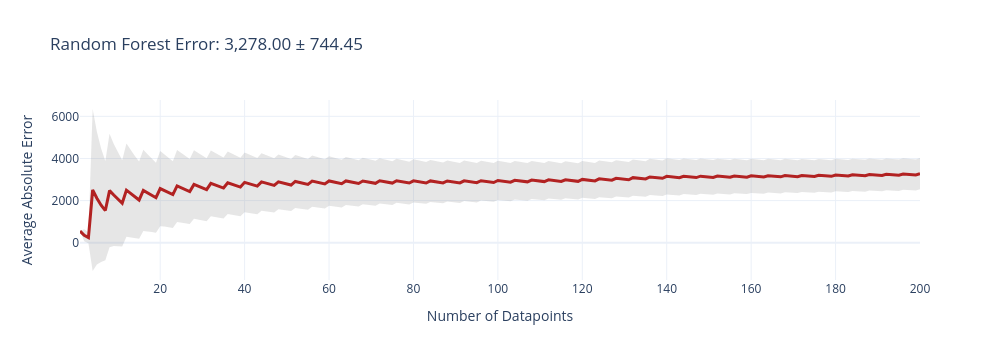
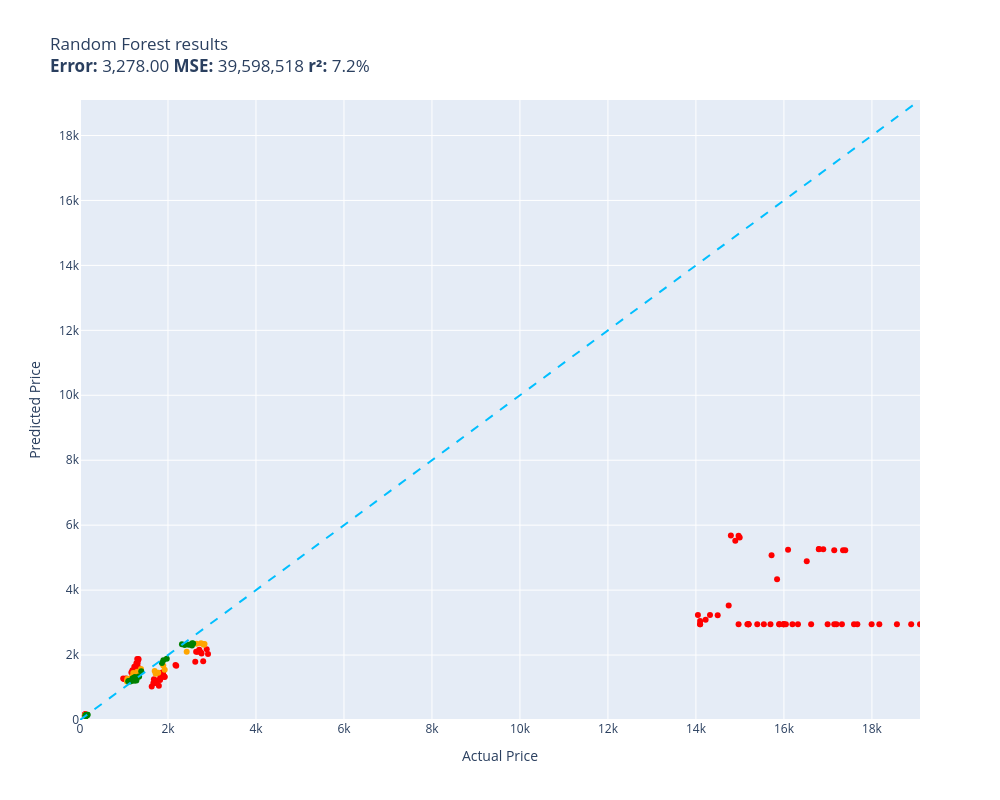

Notebook source saved alongside these figures, in order:
### Code cell
evaluate(random_forest, test)

### Figure 1 — Plotly figure (JSON) as saved in the notebook; plotly's stock layout.template omitted (floating-point values rounded to 4 significant figures; data arrays with more than 128 entries replaced by an {"elided": "..."} marker saying what was removed)
{"data": [{"fill": "toself", "fillcolor": "rgba(128,128,128,0.2)", "hoverinfo": "skip", "line": {"color": "rgba(255,255,255,0)"}, "name": "95% CI", "showlegend": false, "type": "scatter", "x": {"elided": "400 int values"}, "y": {"elided": "400 float values"}}, {"customdata": {"elided": "200x1 float values"}, "hovertemplate": "n=%{x}<br>Avg Error=%{y:,.2f}<br>±95% CI=%{customdata[0]:,.2f}<extra></extra>", "line": {"color": "firebrick", "width": 3}, "mode": "lines", "name": "Cumulative Avg Error", "type": "scatter", "x": {"elided": "200 int values"}, "y": {"elided": "200 float values"}}], "layout": {"height": 360, "showlegend": false, "title": {"text": "Random Forest Error: 3,278.00 ± 744.45"}, "width": 1000, "xaxis": {"title": {"text": "Number of Datapoints"}}, "yaxis": {"title": {"text": "Average Absolute Error"}}}}

### Figure 2 — Plotly figure (JSON) as saved in the notebook; plotly's stock layout.template omitted (floating-point values rounded to 4 significant figures)
{"data": [{"customdata": [["PTRO.JK\nGuess=1,143.13 Actual=1,700.00"], ["PANI.JK\nGuess=5,677.67 Actual=14,969.53"], ["PTRO.JK\nGuess=1,136.46 Actual=1,690.00"], ["PANI.JK\nGuess=5,684.12 Actual=14,794.59"], ["PTRO.JK\nGuess=1,029.00 Actual=1,630.00"], ["PANI.JK\nGuess=5,616.72 Actual=14,994.52"], ["PTRO.JK\nGuess=1,253.46 Actual=1,680.00"], ["PANI.JK\nGuess=5,521.64 Actual=14,894.56"], ["PTRO.JK\nGuess=1,136.00 Actual=1,667.50"], ["ADMR.JK\nGuess=1,604.52 Actual=1,334.36"], ["PANI.JK\nGuess=5,243.04 Actual=16,094.12"], ["PTRO.JK\nGuess=1,228.06 Actual=1,820.00"], ["ADMR.JK\nGuess=1,857.95 Actual=1,324.83"], ["PANI.JK\nGuess=5,228.40 Actual=17,343.66"], ["PTRO.JK\nGuess=1,051.68 Actual=1,792.50"], ["PANI.JK\nGuess=5,227.91 Actual=17,143.73"], ["PTRO.JK\nGuess=1,217.71 Actual=1,757.50"], ["PANI.JK\nGuess=5,225.10 Actual=17,393.64"], ["ADMR.JK\nGuess=1,565.50 Actual=1,286.71"], ["PANI.JK\nGuess=5,255.04 Actual=16,893.83"], ["ADMR.JK\nGuess=1,714.56 Actual=1,296.24"], ["PANI.JK\nGuess=5,256.44 Actual=16,793.86"], ["ADMR.JK\nGuess=1,881.09 Actual=1,329.60"], ["PANI.JK\nGuess=5,268.94 Actual=16,793.86"], ["PTRO.JK\nGuess=1,307.31 Actual=1,825.00"], ["ADMR.JK\nGuess=1,745.12 Actual=1,281.94"], ["PANI.JK\nGuess=5,076.20 Actual=15,719.26"], ["PTRO.JK\nGuess=1,340.48 Actual=1,917.50"], ["ADMR.JK\nGuess=1,752.33 Actual=1,310.54"], ["PANI.JK\nGuess=4,890.78 Actual=16,518.96"], ["PTRO.JK\nGuess=1,419.54 Actual=1,877.50"], ["ADMR.JK\nGuess=1,878.35 Actual=1,301.01"], ["PANI.JK\nGuess=4,335.88 Actual=15,844.21"], ["PTRO.JK\nGuess=1,325.09 Actual=1,925.00"], ["ADMR.JK\nGuess=1,644.82 Actual=1,267.65"], ["PANI.JK\nGuess=3,528.40 Actual=14,744.61"], ["PTRO.JK\nGuess=1,352.57 Actual=1,857.50"], ["PANI.JK\nGuess=3,231.56 Actual=14,319.77"], ["PTRO.JK\nGuess=1,305.37 Actual=1,845.00"], ["ADMR.JK\nGuess=1,499.90 Actual=1,196.16"], ["PANI.JK\nGuess=3,232.49 Actual=14,044.87"], ["PTRO.JK\nGuess=1,339.19 Actual=1,837.50"], ["ADMR.JK\nGuess=1,636.41 Actual=1,234.29"], ["PANI.JK\nGuess=3,223.84 Actual=14,494.70"], ["PTRO.JK\nGuess=1,462.38 Actual=1,870.00"], ["ADMR.JK\nGuess=1,564.39 Actual=1,248.58"], ["PANI.JK\nGuess=3,084.43 Actual=14,219.80"], ["PANI.JK\nGuess=3,051.21 Actual=14,094.85"], ["PTRO.JK\nGuess=1,455.73 Actual=1,885.00"], ["PANI.JK\nGuess=2,947.35 Actual=14,094.85"], ["PTRO.JK\nGuess=1,456.93 Actual=1,887.50"], ["PANI.JK\nGuess=2,947.35 Actual=14,094.85"], ["PANI.JK\nGuess=2,947.35 Actual=15,194.45"], ["PANI.JK\nGuess=2,947.35 Actual=14,969.53"], ["ADMR.JK\nGuess=1,459.60 Actual=1,167.57"], ["PANI.JK\nGuess=2,947.35 Actual=15,544.32"], ["PANI.JK\nGuess=2,947.35 Actual=15,394.37"], ["PTRO.JK\nGuess=1,673.97 Actual=2,187.50"], ["ADMR.JK\nGuess=1,534.84 Actual=1,191.40"], ["PANI.JK\nGuess=2,947.35 Actual=15,194.45"], ["PTRO.JK\nGuess=1,691.83 Actual=2,170.00"], ["PANI.JK\nGuess=2,947.35 Actual=15,169.46"], ["PANI.JK\nGuess=2,947.35 Actual=15,194.45"], ["PANI.JK\nGuess=2,947.35 Actual=16,993.79"], ["PANI.JK\nGuess=2,947.35 Actual=17,993.42"], ["ADMR.JK\nGuess=1,642.62 Actual=1,258.12"], ["PANI.JK\nGuess=2,947.35 Actual=17,593.57"], ["PANI.JK\nGuess=2,947.35 Actual=19,093.02"], ["PTRO.JK\nGuess=2,100.34 Actual=2,640.00"], ["PANI.JK\nGuess=2,947.35 Actual=18,893.10"], ["PTRO.JK\nGuess=1,790.83 Actual=2,620.00"], ["PANI.JK\nGuess=2,947.35 Actual=18,568.21"], ["PANI.JK\nGuess=2,947.35 Actual=15,894.19"], ["PANI.JK\nGuess=2,947.35 Actual=15,894.19"], ["PANI.JK\nGuess=2,947.35 Actual=15,994.16"], ["PTRO.JK\nGuess=2,100.97 Actual=2,667.50"], ["PANI.JK\nGuess=2,947.35 Actual=15,694.26"], ["BUMI.JK\nGuess=146.89 Actual=115.00"], ["PANI.JK\nGuess=2,947.35 Actual=16,044.14"], ["BUMI.JK\nGuess=148.09 Actual=116.00"], ["PANI.JK\nGuess=2,947.35 Actual=16,319.04"], ["BUMI.JK\nGuess=158.21 Actual=116.00"], ["PANI.JK\nGuess=2,947.35 Actual=16,194.08"], ["BUMI.JK\nGuess=180.81 Actual=116.00"], ["PANI.JK\nGuess=2,947.35 Actual=15,994.16"], ["BUMI.JK\nGuess=180.80 Actual=118.00"], ["PANI.JK\nGuess=2,947.35 Actual=15,994.16"], ["PTRO.JK\nGuess=2,046.29 Actual=2,762.50"], ["BUMI.JK\nGuess=168.80 Actual=123.00"], ["PANI.JK\nGuess=2,947.35 Actual=17,318.67"], ["PTRO.JK\nGuess=2,084.30 Actual=2,745.00"], ["PANI.JK\nGuess=2,947.35 Actual=17,143.73"], ["PTRO.JK\nGuess=2,175.48 Actual=2,880.00"], ["ADMR.JK\nGuess=1,279.63 Actual=1,053.20"], ["BUMI.JK\nGuess=144.36 Actual=119.00"], ["PANI.JK\nGuess=2,947.35 Actual=16,618.93"], ["PTRO.JK\nGuess=1,811.26 Actual=2,800.00"], ["ADMR.JK\nGuess=1,271.44 Actual=1,029.37"], ["PANI.JK\nGuess=2,947.35 Actual=17,193.72"], ["PTRO.JK\nGuess=2,163.72 Actual=2,710.00"], ["ADMR.JK\nGuess=1,265.07 Actual=1,000.77"], ["PANI.JK\nGuess=2,947.35 Actual=17,668.54"], ["PTRO.JK\nGuess=2,030.36 Actual=2,910.00"], ["ADMR.JK\nGuess=1,276.88 Actual=981.71"], ["BUMI.JK\nGuess=131.96 Actual=108.00"], ["PANI.JK\nGuess=2,947.35 Actual=18,168.36"]], "hovertemplate": "%{customdata[0]}<extra></extra>", "legendgroup": "red", "marker": {"color": "red", "size": 6, "symbol": "circle"}, "mode": "markers", "name": "red", "orientation": "v", "showlegend": true, "type": "scatter", "x": [1700.0, 14970.0, 1690.0, 14790.0, 1630.0, 14990.0, 1680.0, 14890.0, 1667.0, 1334.0, 16090.0, 1820.0, 1325.0, 17340.0, 1792.0, 17140.0, 1757.0, 17390.0, 1287.0, 16890.0, 1296.0, 16790.0, 1330.0, 16790.0, 1825.0, 1282.0, 15720.0, 1917.0, 1311.0, 16520.0, 1877.0, 1301.0, 15840.0, 1925.0, 1268.0, 14740.0, 1857.0, 14320.0, 1845.0, 1196.0, 14040.0, 1837.0, 1234.0, 14490.0, 1870.0, 1249.0, 14220.0, 14090.0, 1885.0, 14090.0, 1887.0, 14090.0, 15190.0, 14970.0, 1168.0, 15540.0, 15390.0, 2187.0, 1191.0, 15190.0, 2170.0, 15170.0, 15190.0, 16990.0, 17990.0, 1258.0, 17590.0, 19090.0, 2640.0, 18890.0, 2620.0, 18570.0, 15890.0, 15890.0, 15990.0, 2667.0, 15690.0, 115.0, 16040.0, 116.0, 16320.0, 116.0, 16190.0, 116.0, 15990.0, 118.0, 15990.0, 2762.0, 123.0, 17320.0, 2745.0, 17140.0, 2880.0, 1053.0, 119.0, 16620.0, 2800.0, 1029.0, 17190.0, 2710.0, 1001.0, 17670.0, 2910.0, 981.7, 108.0, 18170.0], "xaxis": "x", "y": [1143.0, 5678.0, 1136.0, 5684.0, 1029.0, 5617.0, 1253.0, 5522.0, 1136.0, 1605.0, 5243.0, 1228.0, 1858.0, 5228.0, 1052.0, 5228.0, 1218.0, 5225.0, 1565.0, 5255.0, 1715.0, 5256.0, 1881.0, 5269.0, 1307.0, 1745.0, 5076.0, 1340.0, 1752.0, 4891.0, 1420.0, 1878.0, 4336.0, 1325.0, 1645.0, 3528.0, 1353.0, 3232.0, 1305.0, 1500.0, 3232.0, 1339.0, 1636.0, 3224.0, 1462.0, 1564.0, 3084.0, 3051.0, 1456.0, 2947.0, 1457.0, 2947.0, 2947.0, 2947.0, 1460.0, 2947.0, 2947.0, 1674.0, 1535.0, 2947.0, 1692.0, 2947.0, 2947.0, 2947.0, 2947.0, 1643.0, 2947.0, 2947.0, 2100.0, 2947.0, 1791.0, 2947.0, 2947.0, 2947.0, 2947.0, 2101.0, 2947.0, 146.9, 2947.0, 148.1, 2947.0, 158.2, 2947.0, 180.8, 2947.0, 180.8, 2947.0, 2046.0, 168.8, 2947.0, 2084.0, 2947.0, 2175.0, 1280.0, 144.4, 2947.0, 1811.0, 1271.0, 2947.0, 2164.0, 1265.0, 2947.0, 2030.0, 1277.0, 132.0, 2947.0], "yaxis": "y"}, {"customdata": [["ADMR.JK\nGuess=1,478.96 Actual=1,334.36"], ["BUMI.JK\nGuess=120.93 Actual=141.00"], ["BUMI.JK\nGuess=122.51 Actual=139.00"], ["ADMR.JK\nGuess=1,567.23 Actual=1,386.79"], ["ADMR.JK\nGuess=1,484.89 Actual=1,301.01"], ["BUMI.JK\nGuess=149.27 Actual=135.00"], ["PTRO.JK\nGuess=1,425.77 Actual=1,720.00"], ["PTRO.JK\nGuess=1,512.34 Actual=1,697.50"], ["BUMI.JK\nGuess=144.13 Actual=130.00"], ["PTRO.JK\nGuess=1,455.58 Actual=1,777.50"], ["BUMI.JK\nGuess=143.43 Actual=127.00"], ["PTRO.JK\nGuess=1,546.44 Actual=1,925.00"], ["PTRO.JK\nGuess=1,676.32 Actual=1,892.50"], ["BUMI.JK\nGuess=158.60 Actual=139.00"], ["PTRO.JK\nGuess=2,098.23 Actual=2,425.00"], ["ADMR.JK\nGuess=1,445.84 Actual=1,210.46"], ["ADMR.JK\nGuess=1,329.19 Actual=1,181.87"], ["ADMR.JK\nGuess=1,253.27 Actual=1,086.55"], ["ADMR.JK\nGuess=1,209.99 Actual=1,077.02"], ["BUMI.JK\nGuess=145.48 Actual=122.00"], ["PTRO.JK\nGuess=2,349.33 Actual=2,650.00"], ["PTRO.JK\nGuess=2,363.72 Actual=2,750.00"], ["ADMR.JK\nGuess=1,184.60 Actual=1,067.49"], ["PTRO.JK\nGuess=2,318.73 Actual=2,815.00"], ["ADMR.JK\nGuess=1,215.72 Actual=1,096.09"], ["PTRO.JK\nGuess=2,339.79 Actual=2,805.00"], ["ADMR.JK\nGuess=1,193.85 Actual=1,081.79"], ["PTRO.JK\nGuess=2,338.05 Actual=2,830.00"], ["ADMR.JK\nGuess=1,254.30 Actual=1,110.38"], ["ADMR.JK\nGuess=1,270.96 Actual=1,077.02"], ["BUMI.JK\nGuess=147.88 Actual=124.00"], ["BUMI.JK\nGuess=129.94 Actual=115.00"]], "hovertemplate": "%{customdata[0]}<extra></extra>", "legendgroup": "orange", "marker": {"color": "orange", "size": 6, "symbol": "circle"}, "mode": "markers", "name": "orange", "orientation": "v", "showlegend": true, "type": "scatter", "x": [1334.0, 141.0, 139.0, 1387.0, 1301.0, 135.0, 1720.0, 1697.0, 130.0, 1777.0, 127.0, 1925.0, 1892.0, 139.0, 2425.0, 1210.0, 1182.0, 1087.0, 1077.0, 122.0, 2650.0, 2750.0, 1067.0, 2815.0, 1096.0, 2805.0, 1082.0, 2830.0, 1110.0, 1077.0, 124.0, 115.0], "xaxis": "x", "y": [1479.0, 120.9, 122.5, 1567.0, 1485.0, 149.3, 1426.0, 1512.0, 144.1, 1456.0, 143.4, 1546.0, 1676.0, 158.6, 2098.0, 1446.0, 1329.0, 1253.0, 1210.0, 145.5, 2349.0, 2364.0, 1185.0, 2319.0, 1216.0, 2340.0, 1194.0, 2338.0, 1254.0, 1271.0, 147.9, 129.9], "yaxis": "y"}, {"customdata": [["ADMR.JK\nGuess=1,499.32 Actual=1,391.55"], ["BUMI.JK\nGuess=137.77 Actual=139.00"], ["ADMR.JK\nGuess=1,338.40 Actual=1,343.90"], ["BUMI.JK\nGuess=134.25 Actual=140.00"], ["BUMI.JK\nGuess=145.91 Actual=139.00"], ["BUMI.JK\nGuess=143.66 Actual=135.00"], ["ADMR.JK\nGuess=1,331.66 Actual=1,329.60"], ["BUMI.JK\nGuess=143.47 Actual=138.00"], ["BUMI.JK\nGuess=146.58 Actual=135.00"], ["BUMI.JK\nGuess=149.50 Actual=149.00"], ["BUMI.JK\nGuess=159.36 Actual=174.00"], ["BUMI.JK\nGuess=162.62 Actual=164.00"], ["BUMI.JK\nGuess=149.51 Actual=161.00"], ["ADMR.JK\nGuess=1,322.75 Actual=1,248.58"], ["BUMI.JK\nGuess=149.25 Actual=149.00"], ["BUMI.JK\nGuess=148.57 Actual=153.00"], ["BUMI.JK\nGuess=147.98 Actual=150.00"], ["BUMI.JK\nGuess=150.20 Actual=147.00"], ["ADMR.JK\nGuess=1,226.58 Actual=1,253.35"], ["BUMI.JK\nGuess=148.71 Actual=143.00"], ["ADMR.JK\nGuess=1,297.98 Actual=1,229.52"], ["BUMI.JK\nGuess=147.81 Actual=143.00"], ["ADMR.JK\nGuess=1,247.03 Actual=1,205.69"], ["BUMI.JK\nGuess=148.65 Actual=146.00"], ["PTRO.JK\nGuess=1,836.46 Actual=1,895.00"], ["ADMR.JK\nGuess=1,211.54 Actual=1,210.46"], ["BUMI.JK\nGuess=148.27 Actual=141.00"], ["PTRO.JK\nGuess=1,755.40 Actual=1,862.50"], ["ADMR.JK\nGuess=1,259.30 Actual=1,205.69"], ["BUMI.JK\nGuess=143.81 Actual=135.00"], ["BUMI.JK\nGuess=150.36 Actual=147.00"], ["PTRO.JK\nGuess=1,887.01 Actual=1,972.50"], ["ADMR.JK\nGuess=1,278.87 Actual=1,191.40"], ["BUMI.JK\nGuess=148.01 Actual=138.00"], ["BUMI.JK\nGuess=143.80 Actual=137.00"], ["ADMR.JK\nGuess=1,283.36 Actual=1,215.22"], ["BUMI.JK\nGuess=143.85 Actual=139.00"], ["PTRO.JK\nGuess=2,334.30 Actual=2,317.50"], ["ADMR.JK\nGuess=1,221.66 Actual=1,258.12"], ["PTRO.JK\nGuess=2,311.74 Actual=2,380.00"], ["ADMR.JK\nGuess=1,220.34 Actual=1,253.35"], ["BUMI.JK\nGuess=144.77 Actual=138.00"], ["PTRO.JK\nGuess=2,318.43 Actual=2,470.00"], ["ADMR.JK\nGuess=1,214.23 Actual=1,281.94"], ["BUMI.JK\nGuess=155.90 Actual=142.00"], ["BUMI.JK\nGuess=145.40 Actual=148.00"], ["PTRO.JK\nGuess=2,292.96 Actual=2,545.00"], ["ADMR.JK\nGuess=1,242.14 Actual=1,239.05"], ["BUMI.JK\nGuess=140.26 Actual=145.00"], ["BUMI.JK\nGuess=139.92 Actual=145.00"], ["BUMI.JK\nGuess=140.32 Actual=143.00"], ["PTRO.JK\nGuess=2,362.74 Actual=2,550.00"], ["ADMR.JK\nGuess=1,186.76 Actual=1,143.74"], ["BUMI.JK\nGuess=143.52 Actual=139.00"], ["PTRO.JK\nGuess=2,358.70 Actual=2,572.50"], ["ADMR.JK\nGuess=1,202.13 Actual=1,110.38"], ["BUMI.JK\nGuess=141.52 Actual=135.00"], ["PTRO.JK\nGuess=2,322.24 Actual=2,525.00"], ["BUMI.JK\nGuess=140.07 Actual=132.00"], ["ADMR.JK\nGuess=1,196.05 Actual=1,096.09"], ["ADMR.JK\nGuess=1,197.99 Actual=1,143.74"], ["BUMI.JK\nGuess=131.97 Actual=120.00"]], "hovertemplate": "%{customdata[0]}<extra></extra>", "legendgroup": "green", "marker": {"color": "green", "size": 6, "symbol": "circle"}, "mode": "markers", "name": "green", "orientation": "v", "showlegend": true, "type": "scatter", "x": [1392.0, 139.0, 1344.0, 140.0, 139.0, 135.0, 1330.0, 138.0, 135.0, 149.0, 174.0, 164.0, 161.0, 1249.0, 149.0, 153.0, 150.0, 147.0, 1253.0, 143.0, 1230.0, 143.0, 1206.0, 146.0, 1895.0, 1210.0, 141.0, 1862.0, 1206.0, 135.0, 147.0, 1972.0, 1191.0, 138.0, 137.0, 1215.0, 139.0, 2317.0, 1258.0, 2380.0, 1253.0, 138.0, 2470.0, 1282.0, 142.0, 148.0, 2545.0, 1239.0, 145.0, 145.0, 143.0, 2550.0, 1144.0, 139.0, 2572.0, 1110.0, 135.0, 2525.0, 132.0, 1096.0, 1144.0, 120.0], "xaxis": "x", "y": [1499.0, 137.8, 1338.0, 134.3, 145.9, 143.7, 1332.0, 143.5, 146.6, 149.5, 159.4, 162.6, 149.5, 1323.0, 149.3, 148.6, 148.0, 150.2, 1227.0, 148.7, 1298.0, 147.8, 1247.0, 148.7, 1836.0, 1212.0, 148.3, 1755.0, 1259.0, 143.8, 150.4, 1887.0, 1279.0, 148.0, 143.8, 1283.0, 143.8, 2334.0, 1222.0, 2312.0, 1220.0, 144.8, 2318.0, 1214.0, 155.9, 145.4, 2293.0, 1242.0, 140.3, 139.9, 140.3, 2363.0, 1187.0, 143.5, 2359.0, 1202.0, 141.5, 2322.0, 140.1, 1196.0, 1198.0, 132.0], "yaxis": "y"}, {"hoverinfo": "skip", "line": {"color": "deepskyblue", "dash": "dash", "width": 2}, "mode": "lines", "name": "y = x", "showlegend": false, "type": "scatter", "x": [0, 19090.0], "y": [0, 19090.0]}], "layout": {"height": 800, "legend": {"title": {"text": "color"}, "tracegroupgap": 0}, "showlegend": false, "title": {"text": "Random Forest results<br><b>Error:</b> 3,278.00 <b>MSE:</b> 39,598,518 <b>r²:</b> 7.2%"}, "width": 1000, "xaxis": {"anchor": "y", "domain": [0, 1], "range": [0, 19090.0], "title": {"text": "Actual Price"}}, "yaxis": {"anchor": "x", "domain": [0, 1], "range": [0, 19090.0], "title": {"text": "Predicted Price"}}}}
